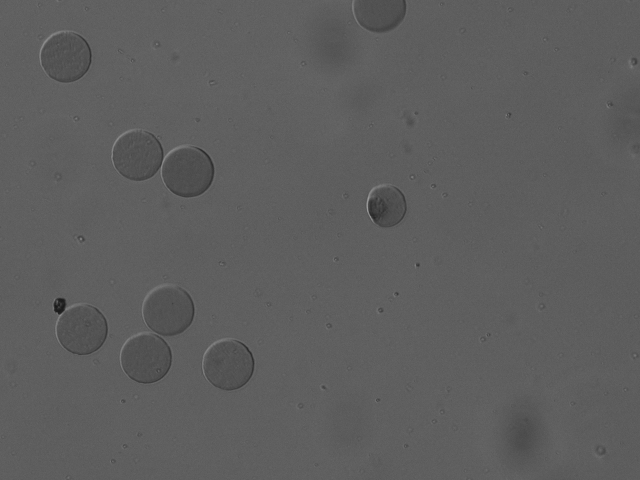
#> input picture some_circles.png, 640 x 480 px
$ python image_circles.py
#> lines starting #> are read from the running program, lines starting #| are printed output that depends on the picture
### rrtstar.py
import math
import numpy as np
import random
import os
import sys

import matplotlib.pyplot as plt

sys.path.append(os.path.dirname(os.path.abspath(__file__)) + "/../RRT/")

show_animation = False

class RRTStar:
    """
    Class for RRT Star planning
    """

    class Node:
        def __init__(self, x, y):
            self.x = x
            self.y = y
            self.path_x = []
            self.path_y = []
            self.parent = None
            self.cost = 0.0

    def __init__(self,
                 start,
                 goal,
                 obstacle_list,
                 radius,
                 area_x,
                 area_y,
                 expand_dis=3,
                 path_resolution=1.0,
                 goal_sample_rate=5,
                 max_iter=1000,
                 connect_circle_dist=50.0,
                 search_until_max_iter=True):
        """
        Setting Parameter
        start:Start Position [x,y]
        goal:Goal Position [x,y]
        obstacleList:obstacle Positions [[x,y,size],...]
        randArea:Random Sampling Area [min,max]
        """
        self.start = self.Node(start[0], start[1])
        self.end = self.Node(goal[0], goal[1])
        self.min_x = area_x[0]
        self.max_x = area_x[1]
        self.min_y = area_y[0]
        self.max_y = area_y[1]
        self.expand_dis = expand_dis
        self.path_resolution = path_resolution
        self.goal_sample_rate = goal_sample_rate
        self.max_iter = max_iter
        self.obstacle_list = obstacle_list
        self.radius = radius
        self.node_list = []
        self.connect_circle_dist = connect_circle_dist
        self.goal_node = self.Node(goal[0], goal[1])
        self.search_until_max_iter = search_until_max_iter

    def planning(self, animation=True):
        """
        rrt star path planning
        animation: flag for animation on or off .
        """

        self.node_list = [self.start]
        for i in range(self.max_iter):

            if i % 100 == 0:
                print("Iter:", i, ", number of nodes:", len(self.node_list))
            rnd = self.get_random_node()
            nearest_ind = self.get_nearest_node_index(self.node_list, rnd)
            new_node = self.steer(self.node_list[nearest_ind], rnd,
                                  self.expand_dis)
            near_node = self.node_list[nearest_ind]
            new_node.cost = near_node.cost + \
                            math.hypot(new_node.x - near_node.x,
                                       new_node.y - near_node.y)

            if self.check_collision(new_node, self.obstacle_list):
                near_inds = self.find_near_nodes(new_node)
                node_with_updated_parent = self.choose_parent(
                    new_node, near_inds)
                if node_with_updated_parent:
                    self.rewire(node_with_updated_parent, near_inds)
                    self.node_list.append(node_with_updated_parent)
                else:
                    self.node_list.append(new_node)

            if animation:
                self.draw_graph(rnd)

            if ((not self.search_until_max_iter)
                    and new_node):  # if reaches goal
                last_index = self.search_best_goal_node()
                if last_index is not None:
                    last_node = self.node_list[last_index]
                    self.end.cost = last_node.cost + self.calc_dist_to_goal(last_node.x, last_node.y)
                    return self.generate_final_course(last_index)

        print("reached max iteration")

        last_index = self.search_best_goal_node()
        if last_index is not None:
            last_node = self.node_list[last_index]
            self.end.cost = last_node.cost + self.calc_dist_to_goal(last_node.x, last_node.y)
            return self.generate_final_course(last_index)

        return None

    def steer(self, from_node, to_node, extend_length=float("inf")):

        """

        Creates a node object in position of "to_node" with parent "from_node" and corresponding path based on
        extend_length

        """

        new_node = self.Node(from_node.x, from_node.y)
        d, theta = self.calc_distance_and_angle(new_node, to_node)

        new_node.path_x = [new_node.x]
        new_node.path_y = [new_node.y]

        if extend_length > d:
            extend_length = d

        n_expand = math.floor(extend_length / self.path_resolution)

        for _ in range(n_expand):
            new_node.x += self.path_resolution * math.cos(theta)
            new_node.y += self.path_resolution * math.sin(theta)
            new_node.path_x.append(new_node.x)
            new_node.path_y.append(new_node.y)

        d, _ = self.calc_distance_and_angle(new_node, to_node)
        if d <= self.path_resolution:
            new_node.path_x.append(to_node.x)
            new_node.path_y.append(to_node.y)
            new_node.x = to_node.x
            new_node.y = to_node.y

        new_node.parent = from_node

        return new_node

    def get_random_node(self):
        if random.randint(0, 100) > self.goal_sample_rate:
            rnd = self.Node(
                random.randint(self.min_x, self.max_x),
                random.randint(self.min_y, self.max_y))
        else:  # goal point sampling
            rnd = self.Node(self.end.x, self.end.y)
        return rnd

    def check_collision(self, node, obstacleList):
        """
        Checks colisions. Only works for circles.
        """

        if node is None:
            return False

        for (ox, oy) in obstacleList:
            dx_list = [ox - x for x in node.path_x]
            dy_list = [oy - y for y in node.path_y]
            d_list = [dx * dx + dy * dy for (dx, dy) in zip(dx_list, dy_list)]

            if min(d_list) <= (2 * self.radius) ** 2:
                return False  # collision

        return True  # safe

    @staticmethod
    def get_nearest_node_index(node_list, rnd_node):
        dlist = [(node.x - rnd_node.x) ** 2 + (node.y - rnd_node.y) ** 2
                 for node in node_list]
        minind = dlist.index(min(dlist))

        return minind

    def choose_parent(self, new_node, near_inds):
        """
        Computes the cheapest point to new_node contained in the list
        near_inds and set such a node as the parent of new_node.
        """
        if not near_inds:
            return None

        # search nearest cost in near_inds
        costs = []
        for i in near_inds:
            near_node = self.node_list[i]
            t_node = self.steer(near_node, new_node)
            if t_node and self.check_collision(t_node, self.obstacle_list):
                costs.append(self.calc_new_cost(near_node, new_node))
            else:
                costs.append(float("inf"))  # the cost of collision node
        min_cost = min(costs)

        if min_cost == float("inf"):
            print("There is no good path.(min_cost is inf)")
            return None

        min_ind = near_inds[costs.index(min_cost)]
        new_node = self.steer(self.node_list[min_ind], new_node)
        new_node.cost = min_cost

        return new_node

    def find_near_nodes(self, new_node):
        """
        1) defines a ball centered on new_node
        2) Returns all nodes of the three that are inside this ball
        """
        nnode = len(self.node_list) + 1
        r = self.connect_circle_dist * math.sqrt((math.log(nnode) / nnode))
        # if expand_dist exists, search vertices in a range no more than
        # expand_dist
        if hasattr(self, 'expand_dis'):
            r = min(r, self.expand_dis)
        dist_list = [(node.x - new_node.x) ** 2 + (node.y - new_node.y) ** 2
                     for node in self.node_list]
        near_inds = [dist_list.index(i) for i in dist_list if i <= r ** 2]
        return near_inds

    def rewire(self, new_node, near_inds):
        """
            For each node in near_inds, this will check if it is cheaper to
            arrive to them from new_node.
            In such a case, this will re-assign the parent of the nodes in
            near_inds to new_node.
        """
        for i in near_inds:
            near_node = self.node_list[i]
            edge_node = self.steer(new_node, near_node)
            if not edge_node:
                continue
            edge_node.cost = self.calc_new_cost(new_node, near_node)

            no_collision = self.check_collision(edge_node, self.obstacle_list)
            improved_cost = near_node.cost > edge_node.cost

            if no_collision and improved_cost:
                near_node.x = edge_node.x
                near_node.y = edge_node.y
                near_node.cost = edge_node.cost
                near_node.path_x = edge_node.path_x
                near_node.path_y = edge_node.path_y
                near_node.parent = edge_node.parent
                self.propagate_cost_to_leaves(new_node)

    def calc_new_cost(self, from_node, to_node):
        d, _ = self.calc_distance_and_angle(from_node, to_node)
        return from_node.cost + d

    def propagate_cost_to_leaves(self, parent_node):
        """
        After rewiring, the cost is adjusted to reflect the minimum cost
        """
        for node in self.node_list:
            if node.parent == parent_node:
                node.cost = self.calc_new_cost(parent_node, node)
                self.propagate_cost_to_leaves(node)

    def calc_dist_to_goal(self, x, y):
        dx = x - self.end.x
        dy = y - self.end.y
        return math.hypot(dx, dy)

    def search_best_goal_node(self):

        """
        Calculates the node that is nearest to the goal while being collision free
        """

        dist_to_goal_list = [
            self.calc_dist_to_goal(n.x, n.y) for n in self.node_list
        ]
        goal_inds = [
            dist_to_goal_list.index(i) for i in dist_to_goal_list
            if i <= self.expand_dis
        ]

        safe_goal_inds = []
        for goal_ind in goal_inds:
            t_node = self.steer(self.node_list[goal_ind], self.goal_node)
            if self.check_collision(t_node, self.obstacle_list):
                safe_goal_inds.append(goal_ind)

        if not safe_goal_inds:
            return None

        min_cost = min([self.node_list[i].cost for i in safe_goal_inds])
        for i in safe_goal_inds:
            if self.node_list[i].cost == min_cost:
                return i

        return None

    def generate_final_course(self, goal_ind):
        path = [[self.end.x, self.end.y]]
        node = self.node_list[goal_ind]
        while node.parent is not None:
            path.append([node.x, node.y])
            node = node.parent
        path.append([node.x, node.y])

        return path

    # [29 lines left out: functions draw_graph, plot_circle, not called in this run]

    @staticmethod
    def calc_distance_and_angle(from_node, to_node):
        dx = to_node.x - from_node.x
        dy = to_node.y - from_node.y
        d = math.hypot(dx, dy)
        theta = math.atan2(dy, dx)
        return d, theta


# [55 lines left out: function main, not called in this run]


# [2 lines that do not run on import are left out]

### image_circles.py
import math
import time
import astar
import rrtstar
import cv2
import numpy as np
import matplotlib.pyplot as plt

img = cv2.imread('some_circles.png',0)
#> img is the input picture: shape (480, 640); min 25, max 155, mean 93.7
# cv2.imshow('image',img)
mag = 4
scaled_min_radius = int(18 * mag / 4)
scaled_max_radius = int(40 * mag / 4)
disk_locs = []
circles = cv2.HoughCircles(img, cv2.HOUGH_GRADIENT, 1, 40,
                                   param1=50, param2=30, minRadius=scaled_min_radius, maxRadius=scaled_max_radius)
#> circles = [[137.5, 154.5, 25.2], [65.5, 56.5, 25.2], [187.5, 172.5, 25.2], [167.5, 310.5, 26.8], [227.5, 363.5, 25.7], [79.5, 327.5, 25.4], [145.5, 358.5, 23.9], [385.5, 205.5, 20.5]]
if circles is not None:
    circles = np.uint32(np.around(circles))
#> circles = [[138, 154, 25], [66, 56, 25], [188, 172, 25], [168, 310, 27], [228, 364, 26], [80, 328, 25], [146, 358, 24], [386, 206, 20]]
    for i in circles[0, :]:
        # find center
        # if 50 < i[2] < 80:
        disk_locs.append((i[0], i[1]))
#> this loop made 8 passes
#> after the loop, disk_locs = [(138, 154), (66, 56), (188, 172), (168, 310), (228, 364), (80, 328), (146, 358), (386, 206)]

for max_loc in disk_locs:
    img = cv2.drawMarker(img, max_loc, (255, 255, 255), markerType=cv2.MARKER_CROSS,
                              markerSize=20, thickness=1, line_type=cv2.LINE_AA)
#> this loop made 8 passes
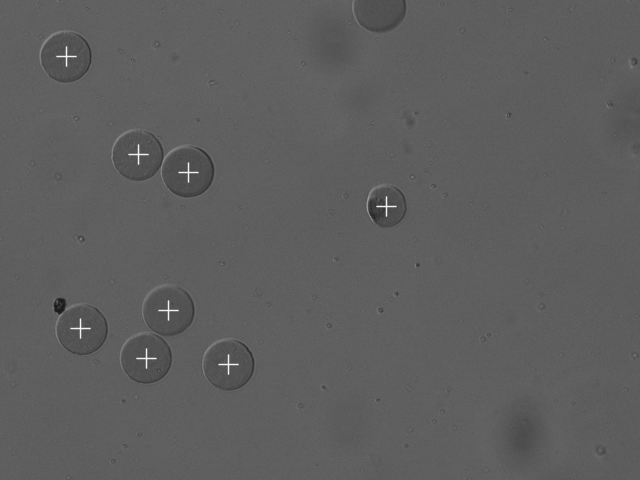
#> img: shape (480, 640); min 25, max 253, mean 93.9

    #cv2.putText(img, str(max_loc), max_loc, cv2.FONT_HERSHEY_COMPLEX_SMALL, 1, (255, 255, 255), 2,
                #cv2.LINE_AA)

height = np.size(img, 0)
#> height = 480
width = np.size(img, 1)
#> width = 640
area_x = [0, width-1]
#> area_x = [0, 639]
area_y = [0, height-1]
#> area_y = [0, 479]
start = disk_locs[1]
#> start = (66, 56)
disk_locs.remove(start)
start = list(start)
#> start = [66, 56]
goal = [150,450]
robot_radius = 27.0


img = cv2.drawMarker(img, tuple(goal), (255, 255, 255), markerType=cv2.MARKER_STAR,
                              markerSize=20, thickness=1, line_type=cv2.LINE_AA)

K = 0
if K:
    resolution = 5.0
    a_star = astar.AStarPlanner(area_x, area_y, disk_locs, resolution, robot_radius)
    path = a_star.planning(start, goal)
else:
    expand_dis = 20
    resolution = 5
    goal_sample_rate = 5
    max_iter = 2500
    connect_circle_dist =100.0
    search_until_max_iter = True

    rrt_star = rrtstar.RRTStar(
        start,
        goal,
        disk_locs,
        robot_radius,
        area_x,
        area_y,
        expand_dis,
        resolution,
        goal_sample_rate,
        max_iter,
        connect_circle_dist,
        search_until_max_iter)
#> in __init__, `self.x = x`: self.x = 66
#> in __init__, `self.y = y`: self.y = 56
#> in __init__, `self.min_x = area_x[0]`: self.min_x = 0
#> in __init__, `self.max_x = area_x[1]`: self.max_x = 639
#> in __init__, `self.min_y = area_y[0]`: self.min_y = 0
#> in __init__, `self.max_y = area_y[1]`: self.max_y = 479
#> in __init__, `self.obstacle_list = obstacle_list`: self.obstacle_list = [(138, 154), (188, 172), (168, 310), (228, 364), (80, 328), (146, 358), (386, 206)]
    path = rrt_star.planning(animation=False)
#> the loop in planning, `for i in range(self.max_iter): ` made 2500 passes
#> (dlist in get_nearest_node_index, minind in get_nearest_node_index, nearest_ind, dist_list in find_near_nodes, min_ind in choose_parent) on passes 1, 4: ([133792], 0, 0, [400], 0), ([441961, 422798.9, 397990.4, 373186.7], 3, 3, [5749.8, 3535.9, 1599, 400], 3)
#> (minind in get_nearest_node_index, nearest_ind, dist_list in find_near_nodes, min_ind in choose_parent) on pass 8: (6, 6, [17698.8, 13464, 9238.2, 5875.5, 3276.3, 1599.8, 400], 6)
#| Iter: 0 , number of nodes: 1
#| Iter: 100 , number of nodes: 67
#> (further printed lines are left out)
#> after the loop in planning, `for i in range(self.max_iter):`: self.node_list = 2083 items
#> in calc_dist_to_goal, `dx = x - self.end.x`: dx = -84
#> in calc_dist_to_goal, `dy = y - self.end.y`: dy = -394
#> in search_best_goal_node, `dist_to_goal_list = [ self.calc_dist_to_goal(n.x, n.y) for n in self.n..`: dist_to_goal_list = 2083 values, max 639.2 at index 2012, min 0 at index 180, mean 319.5
#> in search_best_goal_node, `goal_inds = [ dist_to_goal_list.index(i) for i in dist_to_goal_list if..`: goal_inds = 173 values, max 2038 at index 168, min 173 at index 0, mean 255.8
#> the loop in search_best_goal_node, `for goal_ind in goal_inds:` made 173 passes
#> goal_ind on passes 4 to 6: 180, 180, 180
#> the loop in search_best_goal_node, `for i in safe_goal_inds:` made 1 pass
#> i on pass 1: 173
#> the loop in generate_final_course, `while node.parent is not None:` made 36 passes

path = np.array(path)

path = path.astype('int32')

#a = np.array([[0,0], [20,20], [20,150]])
#print(a)
img = cv2.polylines(img,[path],False, (0, 0, 0),2)
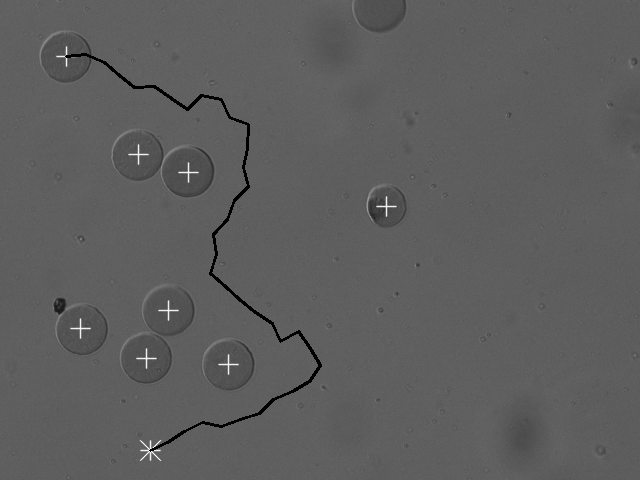
#> img: shape (480, 640); min 0, max 255, mean 93.3
cv2.imshow("Disk locations", img)

cv2.waitKey(0)
